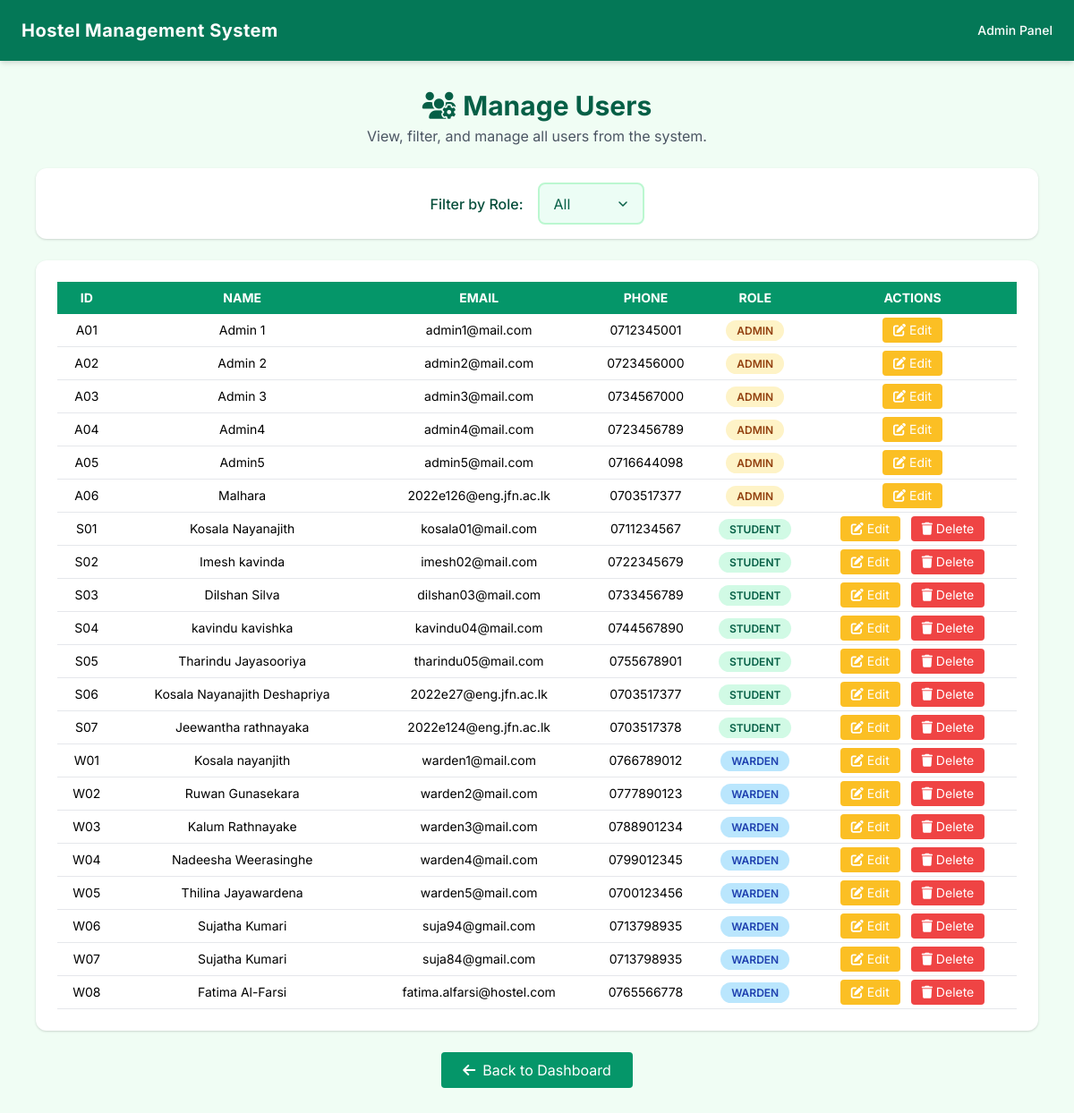
Page /view_users.php (signed in) on the committed database.
### tables this page shows
CREATE TABLE `user` (
  `ID` varchar(10) NOT NULL,
  `name` varchar(100) DEFAULT NULL,
  `email` varchar(100) DEFAULT NULL,
  `phonenumber` varchar(15) DEFAULT NULL,
  `password` varchar(255) DEFAULT NULL,
  `role` varchar(20) NOT NULL
);

### view_users.php (the view, shortened to what this page needs)
<?php
include 'db_connect.php';
$role_filter = isset($_GET['role']) ? $_GET['role'] : 'all';
$query = "SELECT * FROM user";
if ($role_filter !== 'all') {
    $query .= " WHERE role = ?";
    $stmt = $conn->prepare($query);
    $stmt->bind_param("s", $role_filter);
} else {
    $stmt = $conn->prepare($query);
}
$stmt->execute();
$result = $stmt->get_result();
?>
<!DOCTYPE html>
<html lang="en">
<head>
  <link href="https://cdn.jsdelivr.net/npm/tailwindcss@2.2.19/dist/tailwind.min.css" rel="stylesheet">
  <link rel="stylesheet" href="https://cdnjs.cloudflare.com/ajax/libs/font-awesome/6.4.0/css/all.min.css">
</head>
<body>
<header class="bg-green-700 text-white p-5 shadow-md">
  <div class="max-w-6xl mx-auto flex justify-between items-center">
    <h1 class="text-xl font-bold tracking-wide">Hostel Management System</h1>
    <span class="text-sm font-medium">Admin Panel</span>
  </div>
</header>
<main class="max-w-6xl mx-auto py-8 px-4">
  <div class="mb-6 text-center">
    <h2 class="text-3xl font-bold text-green-800 mb-1"><i class="fas fa-users-cog mr-2"></i>Manage Users</h2>
    <p class="text-gray-600">View, filter, and manage all users from the system.</p>
  </div>
  <div class="bg-white p-4 rounded-xl shadow mb-6">
    <form method="GET" class="flex flex-wrap items-center justify-center gap-4">
      <label for="role" class="font-medium text-green-900">Filter by Role:</label>
      <select name="role" class="custom-select" onchange="this.form.submit()">
        <option value="all" <?= $role_filter === 'all' ? 'selected' : '' ?>>All</option>
      </select>
    </form>
  </div>
  <div class="bg-white p-6 rounded-xl shadow overflow-x-auto">
    <table class="min-w-full text-sm text-center">
      <thead class="bg-green-600 text-white uppercase">
        <tr>
          <th class="px-4 py-2">ID</th>
          <th class="px-4 py-2">Name</th>
          <th class="px-4 py-2">Email</th>
          <th class="px-4 py-2">Phone</th>
          <th class="px-4 py-2">Role</th>
          <th class="px-4 py-2">Actions</th>
        </tr>
      </thead>
      <tbody>
        <?php while ($row = $result->fetch_assoc()): ?>
        <tr class="border-b hover:bg-green-50">
          <td class="py-2"><?= htmlspecialchars($row['ID']) ?></td>
          <td><?= htmlspecialchars($row['name']) ?></td>
          <td><?= htmlspecialchars($row['email']) ?></td>
          <td><?= htmlspecialchars($row['phonenumber']) ?></td>
          <td>
            <span class="role-badge role-<?= $row['role'] ?>">
              <?= ucfirst($row['role']) ?>
            </span>
          </td>
          <td class="space-x-2">
            <a href="edit_user.php?id=<?= urlencode($row['ID']) ?>" class="inline-block px-3 py-1 bg-yellow-400 hover:bg-yellow-500 text-white rounded">
              <i class="fas fa-edit"></i> Edit
            </a>
            <?php if ($row['role'] !== 'admin'): ?>
            <a href="delete_user.php?id=<?= urlencode($row['ID']) ?>" onclick="return confirm('Are you sure?')" class="inline-block px-3 py-1 bg-red-500 hover:bg-red-600 text-white rounded">
              <i class="fas fa-trash"></i> Delete
            </a>
            <?php endif; ?>
          </td>
        </tr>
        <?php endwhile; ?>
      </tbody>
    </table>
  </div>
  <div class="text-center mt-6">
    <a href="admin_dashboard.php" class="inline-block bg-green-600 hover:bg-green-700 text-white px-6 py-2 rounded transition">
      <i class="fas fa-arrow-left mr-2"></i>Back to Dashboard
    </a>
  </div>
</main>
</body>
</html>

### view_users.php (style rules this page uses)
body { font-family: 'Inter', sans-serif; background: #f0fdf4; }
.custom-select { background-color: #ecfdf5; border: 2px solid #bbf7d0; border-radius: 8px; padding: 0.6rem 1rem; font-size: 1rem; color: #065f46; appearance: none; background-position: right 0.75rem center; background-repeat: no-repeat; background-size: 1.25em 1.25em; padding-right: 2.5rem; }
.role-badge { padding: 4px 12px; border-radius: 9999px; font-size: 0.75rem; font-weight: 600; text-transform: uppercase; }
.role-admin { background-color: #fef3c7; color: #92400e; }
.role-student { background-color: #d1fae5; color: #065f46; }
.role-warden { background-color: #bae6fd; color: #1e40af; }

### rows in the picture
user: ID "A01", name "Admin 1", email "admin1@mail.com", phonenumber "0712345001", role "ADMIN"
user: ID "A02", name "Admin 2", email "admin2@mail.com", phonenumber "0723456000", role "ADMIN"
user: ID "A03", name "Admin 3", email "admin3@mail.com", phonenumber "0734567000", role "ADMIN"
user: ID "A04", name "Admin4", email "admin4@mail.com", phonenumber "0723456789", role "ADMIN"
user: ID "A05", name "Admin5", email "admin5@mail.com", phonenumber "0716644098", role "ADMIN"
user: ID "A06", name "Malhara", email "2022e126@eng.jfn.ac.lk", phonenumber "0703517377", role "ADMIN"
user: ID "S01", name "Kosala Nayanajith", email "kosala01@mail.com", phonenumber "0711234567", role "STUDENT"
user: ID "S02", name "Imesh kavinda", email "imesh02@mail.com", phonenumber "0722345679", role "STUDENT"
user: ID "S03", name "Dilshan Silva", email "dilshan03@mail.com", phonenumber "0733456789", role "STUDENT"
user: ID "S04", name "kavindu kavishka", email "kavindu04@mail.com", phonenumber "0744567890", role "STUDENT"
user: ID "S05", name "Tharindu Jayasooriya", email "tharindu05@mail.com", phonenumber "0755678901", role "STUDENT"
user: ID "S06", name "Kosala Nayanajith Deshapriya", email "2022e27@eng.jfn.ac.lk", phonenumber "0703517377", role "STUDENT"
user: ID "S07", name "Jeewantha rathnayaka", email "2022e124@eng.jfn.ac.lk", phonenumber "0703517378", role "STUDENT"
user: ID "W01", name "Kosala nayanjith", email "warden1@mail.com", phonenumber "0766789012", role "WARDEN"
user: ID "W02", name "Ruwan Gunasekara", email "warden2@mail.com", phonenumber "0777890123", role "WARDEN"
user: ID "W03", name "Kalum Rathnayake", email "warden3@mail.com", phonenumber "0788901234", role "WARDEN"
user: ID "W04", name "Nadeesha Weerasinghe", email "warden4@mail.com", phonenumber "0799012345", role "WARDEN"
user: ID "W05", name "Thilina Jayawardena", email "warden5@mail.com", phonenumber "0700123456", role "WARDEN"
user: ID "W06", name "Sujatha Kumari", email "suja94@gmail.com", phonenumber "0713798935", role "WARDEN"
user: ID "W07", name "Sujatha Kumari", email "suja84@gmail.com", phonenumber "0713798935", role "WARDEN"
user: ID "W08", name "Fatima Al-Farsi", email "fatima.alfarsi@hostel.com", phonenumber "0765566778", role "WARDEN"
